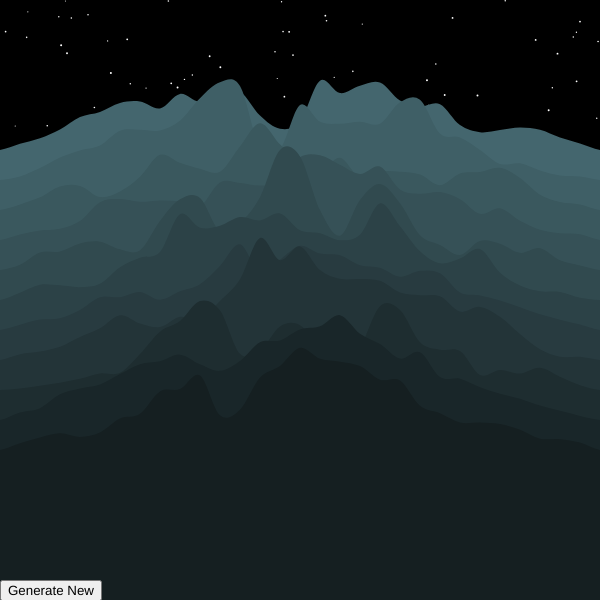
Frame 1 (no input)
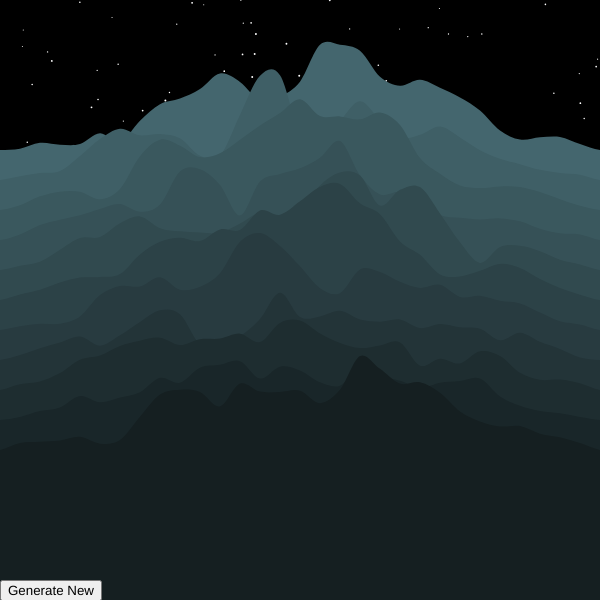
Frame 2 (the mouse pressed at the canvas centre, redrawn once)

The p5.js sketch that drew these frames (run headless with seeded random() and noise() and a simulated clock; the mouse was pressed at the canvas centre and the sketch redrawn once):

// p5.js sketch
// ── sketch.js
// INSPIRATION
// https://levelup.gitconnected.com/generative-art-3-fundamental-concepts-to-get-you-started-44205dae167b

const w = 600;
const h = 600;
const x_step = 30;
const y_step = 20;

// constant for increasing or decreaseing the starting point of mountains
const distance_variance_factor = 270;

// scale mountains vertically
const scale_factor = 1.8;

// starting point from center
const start = 30;

// increment y_off for different noise values
const y_factor = 0.4;
let y_off = 0;

const nr_stars = 200;

function setup() {
  createCanvas(w, h);
  colorMode(HSB);

  // FOR NO LOOPING
  noLoop();

  // FOR LOOPING
  //frameRate(1);

  let button = createButton("Generate New");
  button.position(0, h - 20);
  button.mousePressed(loop);
  button.mouseReleased(noLoop);
}

function draw() {
  background("black");

  fill(0, 0, 255, 150);
  noStroke();

  // stars across the sky
  for (let i = 0; i < nr_stars; i++) {
    ellipse(random(0, w), random(0, h - x_step * (x_step / 10)), random(1, 2));
  }

  // Get points for mountains
  const mountains = [];
  for (let i = 0; i <= w; i += x_step) {
    let mountain = [];
    for (let j = -y_step; j <= h + y_step; j += y_step) {
      
      // horizontal points distributed along the midpoint of canvas
      let c = abs(j - h / 2) - start;

      // HELP FROM INSPIRATION CODE
      let variance = -1 * max(distance_variance_factor - c, 0);
      
      let p = [j, i + noise(y_off) * round(variance / scale_factor)];

      mountain.push(p);
      y_off += y_factor;
    }
    mountains.push(mountain);
  }

  // Draw the mountains
  for (let i = 5; i < mountains.length - 5; i++) {
    beginShape();
    fill(191, 38, 58 - (x_step / 10) * i);
    for (let j = 0; j < mountains[i].length; j++) {
      noStroke();

      // fill underneath the mountains
      rect(mountains[i][0][0], mountains[i][0][1], w + x_step);

      // COMMENT OUT FOR NO STROKE
      // stroke(0)
      // strokeWeight(1)
      curveVertex(mountains[i][j][0], mountains[i][j][1]);
    }
    endShape();
  }
}
